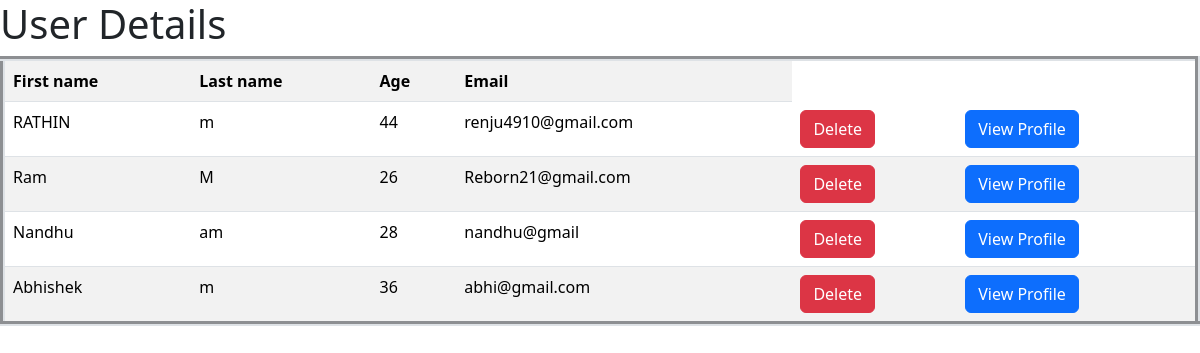
The app's page /tview/ with its own data.
### myapp/models.py (models this page shows)
class Teacher(models.Model):
     first_name=models.CharField(max_length=30)
     last_name=models.CharField(max_length=30)
     age=models.IntegerField()
     email=models.EmailField(max_length=50)

### myapp/views.py (the view)
# urls.py: path('tview/',views.teach_view),
def teach_view(request):
    data = Teacher.objects.all()
    return render(request,'teachr_view.html',{'data':data})

### myapp/Templates/teachr_view.html (shortened to what this page needs)
<!DOCTYPE html>
<html lang="en">
<head>
    <link href="https://cdn.jsdelivr.net/npm/bootstrap@5.3.8/dist/css/bootstrap.min.css" rel="stylesheet"
>
</head>
<body>
    <h1>User Details</h1>
    <table class="table table-striped" border="5px">
        <tr>
            <th>First name</th>
            <th>Last name</th>
            <th>Age</th>
            <th>Email</th>
        </tr>
        {% for i in data %}
          <tr>
            <td>{{i.first_name}}</td>
            <td>{{i.last_name}}</td>
            <td>{{i.age}}</td>
            <td>{{i.email}}</td>
            <td><a href="/del/{{i.id}}" class="btn btn-danger">Delete</a></td>
            <td><a href="/update/{{i.id}}" class="btn btn-primary">View Profile</a></td>
          </tr>
        {% endfor %}
    </table>
</body>
</html>

### records on screen
Teacher: first_name "RATHIN", last_name "m", age "44", email "renju4910@gmail.com"
Teacher: first_name "Ram", last_name "M", age "26", email "Reborn21@gmail.com"
Teacher: first_name "Nandhu", last_name "am", age "28", email "nandhu@gmail"
Teacher: first_name "Abhishek", last_name "m", age "36", email "abhi@gmail.com"
